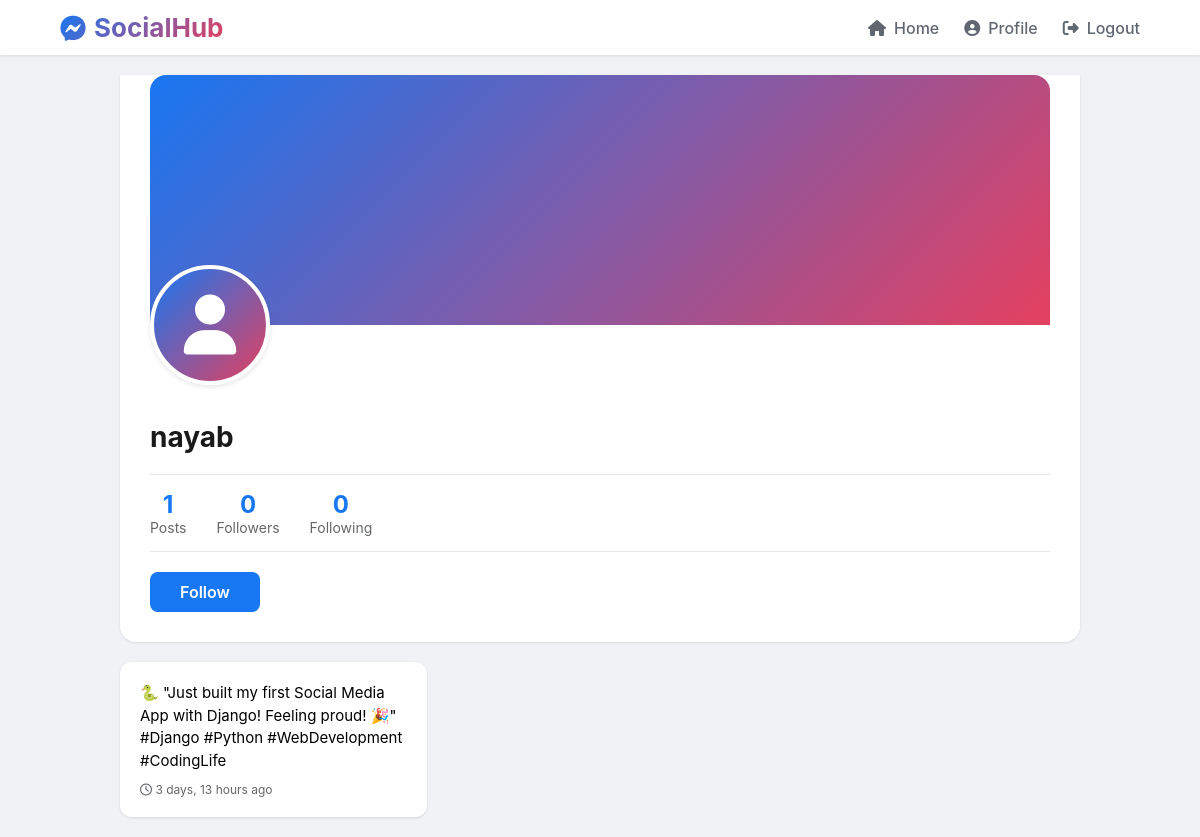
Screenshot of /profile/nayab/ with the database file from the repository.
### core/models.py (models this page shows, shortened)
class Post(models.Model):
    user = models.ForeignKey(User, on_delete=models.CASCADE, related_name='posts')
    content = models.TextField(max_length=1000)
    created_at = models.DateTimeField(auto_now_add=True)
    likes = models.ManyToManyField(User, related_name='liked_posts', blank=True)

### core/views.py (the view)
# urls.py: path('profile/<str:username>/', views.profile, name='profile'),
def profile(request, username):
    profile_user = get_object_or_404(User, username=username)
    posts = Post.objects.filter(user=profile_user).order_by('-created_at')
    is_following = False
    if request.user.is_authenticated:
        is_following = Follow.objects.filter(follower=request.user, following=profile_user).exists()
    followers_count = Follow.objects.filter(following=profile_user).count()
    following_count = Follow.objects.filter(follower=profile_user).count()
    context = {
        'profile_user': profile_user,
        'posts': posts,
        'is_following': is_following,
        'followers_count': followers_count,
        'following_count': following_count,
    }
    return render(request, 'core/profile.html', context)

### core/templates/core/profile.html (shortened to what this page needs)
<!DOCTYPE html>
<html lang="en">
<head>
    <link rel="stylesheet" href="https://cdnjs.cloudflare.com/ajax/libs/font-awesome/6.4.0/css/all.min.css">
</head>
<body>
    <nav class="navbar">
        <div class="logo">
            <i class="fab fa-facebook-messenger"></i>
            <span>SocialHub</span>
        </div>
        <div class="nav-links">
            <a href="{% url 'home' %}"><i class="fas fa-home"></i> Home</a>
            <a href="{% url 'profile' user.username %}"><i class="fas fa-user-circle"></i> Profile</a>
            <a href="{% url 'logout' %}"><i class="fas fa-sign-out-alt"></i> Logout</a>
        </div>
    </nav>
    <div class="container">
        <div class="profile-info">
            <div class="profile-cover"></div>
            <div class="profile-avatar-large">
                <div class="avatar-circle">
                    <i class="fas fa-user"></i>
                </div>
            </div>
            <div class="profile-name">
                <h2>{{ profile_user.username }}</h2>
            </div>
            <div class="profile-stats">
                <div class="stat">
                    <div class="stat-number">{{ posts.count }}</div>
                    <div class="stat-label">Posts</div>
                </div>
                <div class="stat">
                    <div class="stat-number">{{ followers_count }}</div>
                    <div class="stat-label">Followers</div>
                </div>
                <div class="stat">
                    <div class="stat-number">{{ following_count }}</div>
                    <div class="stat-label">Following</div>
                </div>
            </div>
            {% if user != profile_user %}
                {% if is_following %}
                    <a href="{% url 'unfollow_user' profile_user.username %}" class="follow-btn unfollow-btn">Unfollow</a>
                {% else %}
                    <a href="{% url 'follow_user' profile_user.username %}" class="follow-btn">Follow</a>
                {% endif %}
            {% endif %}
        </div>
        <div class="posts-grid">
            {% for post in posts %}
            <div class="post-card">
                <div class="post-content">{{ post.content }}</div>
                <div class="post-time"><i class="far fa-clock"></i> {{ post.created_at|timesince }} ago</div>
            </div>
            {% empty %}
            <div class="post-card" style="text-align: center; grid-column: 1/-1;">
                <p>No posts yet.</p>
            </div>
            {% endfor %}
        </div>
    </div>
</body>
</html>

### core/templates/core/profile.html (style rules this page uses)
* { margin: 0; padding: 0; box-sizing: border-box; }
body { font-family: -apple-system, BlinkMacSystemFont, 'Segoe UI', Roboto, Helvetica, Arial, sans-serif; background: #f0f2f5; }
.navbar { background: white; padding: 12px 5%; display: flex; justify-content: space-between; align-items: center; box-shadow: 0 1px 3px rgba(0,0,0,0.1); position: sticky; top: 0; z-index: 1000; }
.logo { display: flex; align-items: center; gap: 8px; font-size: 26px; font-weight: bold; background: linear-gradient(135deg, #1877f2, #e4405f); -webkit-background-clip: text; -webkit-text-fill-color: transparent; }
.nav-links { display: flex; gap: 25px; align-items: center; }
.nav-links a { text-decoration: none; color: #606770; font-weight: 500; display: flex; align-items: center; gap: 8px; }
.container { max-width: 1000px; margin: 0 auto; padding: 20px; }
.profile-cover { background: linear-gradient(135deg, #1877f2, #e4405f); height: 250px; border-radius: 16px 16px 0 0; position: relative; }
.profile-info { background: white; border-radius: 0 0 16px 16px; padding: 0 30px 30px; margin-bottom: 20px; box-shadow: 0 1px 3px rgba(0,0,0,0.1); }
.profile-avatar-large { position: relative; top: -60px; margin-bottom: -40px; }
.avatar-circle { width: 120px; height: 120px; background: linear-gradient(135deg, #1877f2, #e4405f); border-radius: 50%; display: flex; align-items: center; justify-content: center; border: 4px solid white; box-shadow: 0 2px 5px rgba(0,0,0,0.1); }
.avatar-circle i { font-size: 60px; color: white; }
.profile-name { margin-top: 15px; }
.profile-name h2 { font-size: 28px; color: #1a1a1a; }
.profile-stats { display: flex; gap: 30px; margin: 20px 0; padding: 15px 0; border-top: 1px solid #e4e6eb; border-bottom: 1px solid #e4e6eb; }
.stat { text-align: center; }
.stat-number { font-size: 24px; font-weight: bold; color: #1877f2; }
.stat-label { color: #65676b; font-size: 14px; }
.follow-btn { background: #1877f2; color: white; border: none; padding: 10px 30px; border-radius: 8px; font-size: 16px; font-weight: 600; cursor: pointer; text-decoration: none; display: inline-block; }
.posts-grid { display: grid; grid-template-columns: repeat(auto-fill, minmax(300px, 1fr)); gap: 20px; }
.post-card { background: white; border-radius: 12px; padding: 20px; box-shadow: 0 1px 3px rgba(0,0,0,0.1); }
.post-content { font-size: 15px; line-height: 1.5; margin-bottom: 10px; }
.post-time { font-size: 12px; color: #65676b; }

### rows the page displays
Post: content "🐍 \"Just built my first Social Media App with Django! Feeling proud! 🎉\" #Django #Python #WebDevelopment #CodingLife", created_at "3 days, 13 hours"

### other values shown
{{ profile_user.username }} "nayab"
{{ posts.count }} "1"
{{ followers_count }} "0"
{{ following_count }} "0"
